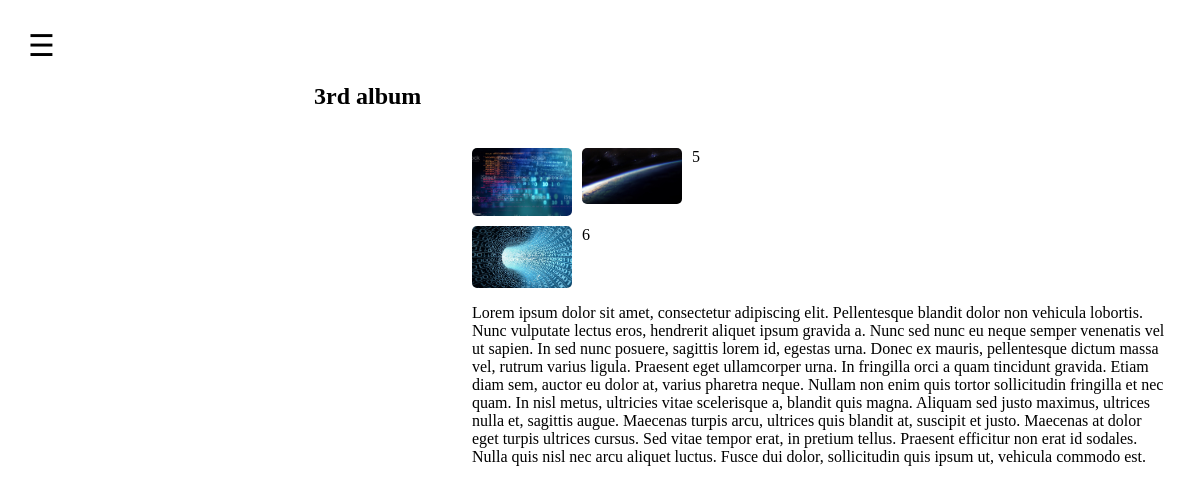
The page /photos/4/ on the database its author committed.
### web/models.py (models this page shows, shortened)
class Photo(models.Model):
    tittle = models.CharField(max_length=250)
    description = models.TextField()
    image = models.FileField(blank=True)

class PhotoImage(models.Model):
    photo = models.ForeignKey(Photo, default=None, on_delete=models.CASCADE)
    images = models.FileField(upload_to='media_cdn')

### web/views.py (the view)
# urls.py: path('photos/<int:id>/', views.photos_detail, name='album_details'),
def photos_detail(request, id):
    photo = get_object_or_404(Photo, id=id)
    photos = PhotoImage.objects.filter(photo=photo)
    context = {
        'photo':photo,
        'photos':photos
    }
    return render(request,'photos_detail.html', context)

### templates/photos_detail.html (shortened to what this page needs)
{% extends 'base.html' %}
{% load static %}
{% block content %}
<div class="album-tittle">
        <h2>{{ photo.tittle}}</h2><br>
</div>
<div class="album-descriptions">
    <div>
        <aside class="album-photos">
            <img  src="{{ photo.image.url }}" id="photo1" class="album-img" onclick="openModal();currentSlide(0)">
            {% for p in photos  %}
            <img src="{{ p.images.url }}" id="photo2" class="album-img" onclick="openModal();currentSlide({{ p.id }})">
            {{ p.id }}
            {% endfor %}
        </aside>
        <div class="photo-description">
            <p>{{ photo.description }}</p>
        </div>
    </div>
</div>
{% endblock content %}

### static/portfolio/style.css (style rules this page uses)
.album-tittle { width: 50%; margin: auto; }
.album-descriptions { display: flex; justify-content: flex-end; }
.album-img { width: 100%; max-width: 100px; border-radius: 5px; cursor: pointer; transition: 0.3s; }
.album-photos { display: grid; grid-template-columns: 100px 100px 100px; grid-gap: 10px; padding-right: 20px; }
.photo-description { width: 700px; }

### rows shown on the page
Photo: tittle "3rd album", image (picture), description "Lorem ipsum dolor sit amet, consectetur adipiscing elit. Pellentesque blandit dolor non vehicula lobortis. Nunc vulputate lectus eros, hendrerit aliquet ipsum gravida a. Nunc sed nunc eu neque semper venenatis vel ut sapien. In sed nunc posuere, sagittis lorem id, egestas urna. Donec ex mauris, pellentesque dictum massa vel, rutrum varius ligula. Praesent eget ullamcorper urna. In fringilla orci a quam tincidunt gravida. Etiam diam sem, auctor eu dolor at, varius pharetra neque. Nullam non enim quis tortor sollicitudin fringilla et nec quam. In nisl metus, ultricies vitae scelerisque a, blandit quis magna. Aliquam sed justo maximus, ultrices nulla et, sagittis augue. Maecenas turpis arcu,…"
PhotoImage: images (picture), id "5"
PhotoImage: images (picture), id "6"
